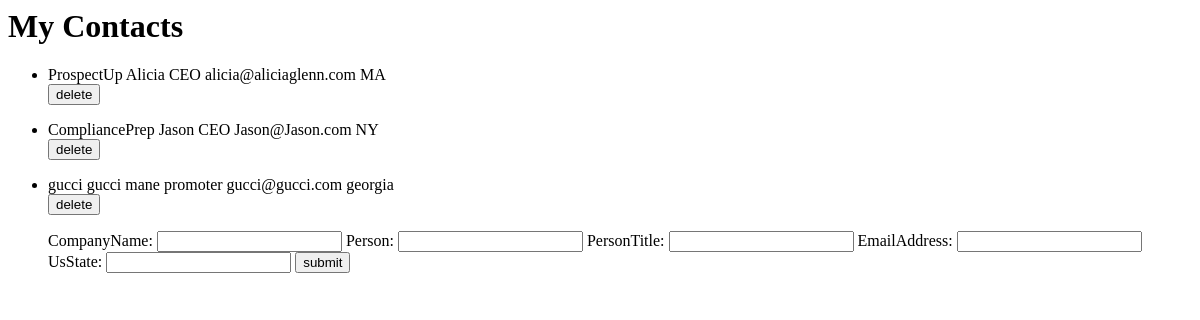
The page /contacts/ on the database as committed earlier.
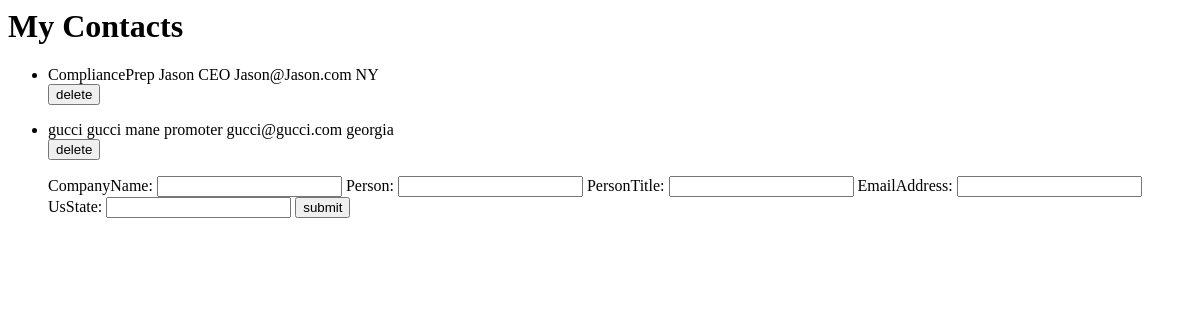
The same page on the database as committed later.
### crm/models.py (models this page shows)
class Contact(models.Model):
    companyName = models.CharField(max_length=100)
    person = models.CharField(max_length=100)
    personTitle = models.CharField(max_length=100)
    emailAddress = models.EmailField()
    usState = models.CharField(max_length=100)

### crm/views.py (the view, shortened to what this page needs)
# urls.py: path('contacts/', index),
def index(request):
    if (request.method == "GET"):
        contacts = Contact.objects.all()
        form = ContactForm()
        return render(request, "index.html", {"contacts": contacts, "form": form })

### crm/forms.py
class ContactForm(ModelForm):
    class Meta:
     model = Contact
     fields = ["companyName", "person", "personTitle", "emailAddress", "usState"]

### crm/templates/index.html
<h1>My Contacts</h1>
<ul>
  {% for contact in contacts %}
  <li>
    {{contact.companyName}} {{contact.person}} {{contact.personTitle}}
    {{contact.emailAddress}} {{contact.usState}}
    <form action="/contacts/delete/{{contact.id}}/" method="POST">
      <button>delete</button>
    </form>
  </li>
  {% endfor %}
  <form action="/contacts/" method="post">
    {{form}}
    <button>submit</button>
  </form>
</ul>

Rows that differ between the two databases and show on the page:
removed Contact: companyName "ProspectUp", person "Alicia", personTitle "CEO", emailAddress "alicia@aliciaglenn.com", usState "MA"
